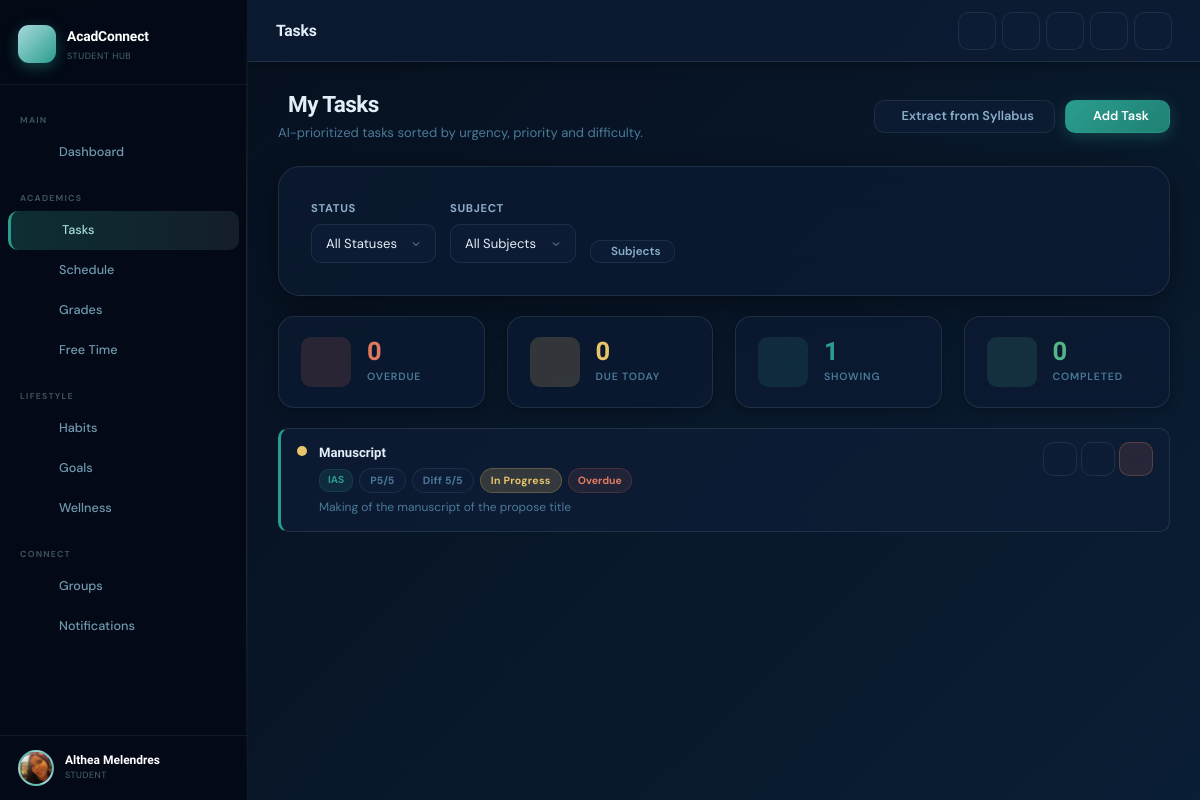
Screenshot of /tasks/ (signed in) with the database file from the repository.
### apps/accounts/models.py (models this page shows, shortened)
class User(AbstractUser):
    ROLE_CHOICES = [
        ('student', 'Student'),
        ('professor', 'Professor'),
        ('admin', 'Admin'),
    ]
    role = models.CharField(max_length=20, choices=ROLE_CHOICES, default='student')
    profile_photo = models.ImageField(upload_to='profiles/', blank=True, null=True)
    bio = models.TextField(blank=True)
    semester = models.CharField(max_length=20, blank=True)
    gpa_threshold = models.FloatField(default=2.0, help_text="Alert if GPA falls below this value")
    stress_level = models.IntegerField(default=5, help_text="1-10 scale")
    dark_mode = models.BooleanField(default=False)
    is_email_verified = models.BooleanField(default=False)
    email = models.EmailField(unique=True, blank=False)
    @property
    def full_name(self):
        return f"{self.first_name} {self.last_name}".strip() or self.username

### apps/tasks/models.py (models this page shows, shortened)
class Task(models.Model):
    PRIORITY_CHOICES = [(i, str(i)) for i in range(1, 6)]
    DIFFICULTY_CHOICES = [(i, str(i)) for i in range(1, 6)]
    STATUS_CHOICES = [
        ('pending', 'Pending'),
        ('in_progress', 'In Progress'),
        ('completed', 'Completed'),
        ('overdue', 'Overdue'),
    ]
    user = models.ForeignKey(settings.AUTH_USER_MODEL, on_delete=models.CASCADE, related_name='tasks')
    subject = models.ForeignKey(Subject, on_delete=models.SET_NULL, null=True, blank=True, related_name='tasks')
    title = models.CharField(max_length=200)
    description = models.TextField(blank=True)
    deadline = models.DateTimeField()
    priority = models.IntegerField(choices=PRIORITY_CHOICES, default=3)
    difficulty = models.IntegerField(choices=DIFFICULTY_CHOICES, default=3)
    status = models.CharField(max_length=20, choices=STATUS_CHOICES, default='pending')
    file_attachment = models.FileField(upload_to='task_files/', blank=True, null=True)
    notes = models.TextField(blank=True, help_text="Extracted syllabus notes or additional notes")
    created_at = models.DateTimeField(auto_now_add=True)
    updated_at = models.DateTimeField(auto_now=True)
    class Meta:
        ordering = ['deadline', '-priority']
    @property
    def urgency_score(self):
        now = timezone.now()
        delta = self.deadline - now
        hours_left = delta.total_seconds() / 3600
        if hours_left <= 0:
            return 10
        elif hours_left <= 24:
            return 9
        elif hours_left <= 48:
            return 7
        elif hours_left <= 72:
            return 5
        elif hours_left <= 168:
            return 3
        return 1
    @property
    def time_remaining_display(self):
        now = timezone.now()
        delta = self.deadline - now
        if delta.total_seconds() <= 0:
            return "Overdue"

class Subject(models.Model):
    user = models.ForeignKey(settings.AUTH_USER_MODEL, on_delete=models.CASCADE, related_name='subjects')
    name = models.CharField(max_length=100)
    color = models.CharField(max_length=7, default='#4A90D9')

### apps/tasks/views.py (the view)
# urls.py: path('', views.task_list, name='list'),
@login_required
def task_list(request):
    tasks = Task.objects.filter(user=request.user).select_related('subject')
    status_filter = request.GET.get('status', '')
    subject_filter = request.GET.get('subject', '')
    if status_filter:
        tasks = tasks.filter(status=status_filter)
    if subject_filter:
        tasks = tasks.filter(subject__id=subject_filter)
    now = timezone.now()
    Task.objects.filter(user=request.user, deadline__lt=now, status='pending').update(status='overdue')
    subjects = Subject.objects.filter(user=request.user)
    context = {
        'tasks': tasks,
        'subjects': subjects,
        'status_filter': status_filter,
        'subject_filter': subject_filter,
    }
    return render(request, 'tasks/task_list.html', context)

### templates/tasks/task_list.html (shortened to what this page needs)
{% extends 'base.html' %}
{% block page_title %}Tasks{% endblock %}
{% block content %}
<div class="flex-between mb-22">
  <div>
    <h2 class="page-title"> My Tasks</h2>
    <p class="page-subtitle">AI-prioritized tasks sorted by urgency, priority and difficulty.</p>
  </div>
  <div class="flex gap-10">
    <a href="{% url 'tasks:extract' %}" class="btn btn-secondary" id="extract-btn">
       Extract from Syllabus
    </a>
    <a href="{% url 'tasks:create' %}" class="btn btn-primary" id="add-task-btn">
       Add Task
    </a>
  </div>
</div>
<div class="card form-glass mb-20">
  <form method="get" class="flex gap-14 flex-wrap" style="align-items:flex-end;">
    <div class="form-group mb-0">
      <label class="form-label">Status</label>
      <select name="status" class="form-control" onchange="this.form.submit()">
        <option value="">All Statuses</option>
      </select>
    </div>
    <div class="form-group mb-0">
      <label class="form-label">Subject</label>
      <select name="subject" class="form-control" onchange="this.form.submit()">
        <option value="">All Subjects</option>
      </select>
    </div>
    <a href="{% url 'tasks:subjects' %}" class="btn btn-secondary btn-sm" style="margin-bottom:0;">
       Subjects
    </a>
  </form>
</div>
<div class="grid grid-4 mb-20">
  <div class="stat-card">
    <div class="stat-icon bg-coral-soft"></div>
    <div>
      <div class="stat-value text-coral">{{ overdue_count|default:"0" }}</div>
      <div class="stat-label">Overdue</div>
    </div>
  </div>
  <div class="stat-card">
    <div class="stat-icon bg-gold-soft"></div>
    <div>
      <div class="stat-value text-gold">{{ due_today|default:"0" }}</div>
      <div class="stat-label">Due Today</div>
    </div>
  </div>
  <div class="stat-card">
    <div class="stat-icon bg-teal-soft"></div>
    <div>
      <div class="stat-value text-teal">{{ tasks|length }}</div>
      <div class="stat-label">Showing</div>
    </div>
  </div>
  <div class="stat-card">
    <div class="stat-icon bg-green-soft"></div>
    <div>
      <div class="stat-value text-green">{{ completed_count|default:"0" }}</div>
      <div class="stat-label">Completed</div>
    </div>
  </div>
</div>
{% if tasks %}
{% for task in tasks %}
<div class="task-card">
  <div class="task-dot" data-status="{{ task.status }}">
  </div>
  <div class="task-info">
    <div class="task-title">{{ task.title }}</div>
    <div class="task-meta">
      {% if task.subject %}<span class="subject-tag">{{ task.subject.name }}</span>{% endif %}
      <span class="badge badge-gray">P{{ task.priority }}/5</span>
      <span class="badge badge-gray">Diff {{ task.difficulty }}/5</span>
      <span
        class="badge {% if task.status == 'completed' %}badge-green{% elif task.status == 'overdue' %}badge-coral{% elif task.status == 'in_progress' %}badge-gold{% else %}badge-teal{% endif %}">
        {{ task.get_status_display }}
      </span>
      <span class="task-countdown {% if task.urgency_score >= 7 %}urgent{% endif %}"
        data-deadline="{{ task.deadline|date:'c' }}">{{ task.time_remaining_display }}</span>
    </div>
    {% if task.description %}
    <div style="font-size:0.8rem;color:var(--text-muted);margin-top:5px;">{{ task.description|truncatechars:90 }}</div>
    {% endif %}
  </div>
  <div class="task-actions">
    {% if task.status != 'completed' %}
    <a href="{% url 'tasks:complete' task.pk %}" class="btn btn-sm btn-secondary btn-icon" title="Complete">
    </a>
    {% endif %}
    <a href="{% url 'tasks:edit' task.pk %}" class="btn btn-sm btn-secondary btn-icon" title="Edit">
    </a>
    <form method="post" action="{% url 'tasks:delete' task.pk %}" style="display:inline;">
      <button type="submit" class="btn btn-sm btn-danger btn-icon" title="Delete"
        onclick="return confirm('Delete this task?')">
      </button>
    </form>
  </div>
</div>
{% endfor %}
{% endif %}
{% endblock %}

### templates/base.html (shortened to what this page needs)
{% load static %}
<!DOCTYPE html>
<html lang="en"
  data-theme="{% if request.user.is_authenticated and request.user.dark_mode %}dark{% else %}light{% endif %}">
<head>
  <link rel="stylesheet" href="{% static 'css/main.css' %}">
  <link rel="stylesheet" href="{% static 'css/features.css' %}">
  <link rel="stylesheet" href="https://cdn.jsdelivr.net/npm/@phosphor-icons/web@2.1.1/src/regular/style.css">
  <link href="https://cdn.jsdelivr.net/npm/fullcalendar@6.1.10/index.global.min.css" rel="stylesheet">
</head>
<body>
  {% if request.user.is_authenticated %}
  <div class="app-wrapper">
    <aside class="sidebar" id="app-sidebar">
      <div class="sidebar-header">
        <a href="{% url 'dashboard:home' %}" class="sidebar-brand">
          <div class="brand-icon"></div>
          <div>
            <span class="brand-name">AcadConnect</span>
            <span class="brand-sub">Student Hub</span>
          </div>
        </a>
      </div>
      <nav class="sidebar-nav">
        <div class="nav-section-label">Main</div>
        <a href="{% url 'dashboard:home' %}"
          class="nav-link {% if request.resolver_match.namespace == 'dashboard' %}active{% endif %}">
          <span>Dashboard</span>
        </a>
        <div class="nav-section-label">Academics</div>
        <a href="{% url 'tasks:list' %}"
          class="nav-link {% if request.resolver_match.namespace == 'tasks' %}active{% endif %}">
          <span>Tasks</span>
        </a>
        <a href="{% url 'schedule:calendar' %}"
          class="nav-link {% if request.resolver_match.namespace == 'schedule' and request.resolver_match.url_name != 'free_time' %}active{% endif %}">
          <span>Schedule</span>
        </a>
        <a href="{% url 'grades:dashboard' %}"
          class="nav-link {% if request.resolver_match.namespace == 'grades' %}active{% endif %}">
          <span>Grades</span>
        </a>
        <a href="{% url 'schedule:free_time' %}"
          class="nav-link {% if request.resolver_match.namespace == 'schedule' and request.resolver_match.url_name == 'free_time' %}active{% endif %}">
          <span>Free Time</span>
        </a>
        <div class="nav-section-label">Lifestyle</div>
        <a href="{% url 'habits:habits' %}"
          class="nav-link {% if request.resolver_match.namespace == 'habits' and request.resolver_match.url_name == 'habits' %}active{% endif %}">
          <span>Habits</span>
        </a>
        <a href="{% url 'habits:goals' %}"
          class="nav-link {% if request.resolver_match.namespace == 'habits' and request.resolver_match.url_name != 'habits' %}active{% endif %}">
          <span>Goals</span>
        </a>
        <a href="{% url 'wellness:hub' %}"
          class="nav-link {% if request.resolver_match.namespace == 'wellness' %}active{% endif %}">
          <span>Wellness</span>
        </a>
        <div class="nav-section-label">Connect</div>
        <a href="{% url 'collaboration:list' %}"
          class="nav-link {% if request.resolver_match.namespace == 'collaboration' %}active{% endif %}">
          <span>Groups</span>
        </a>
        <a href="{% url 'notifications:center' %}"
          class="nav-link {% if request.resolver_match.namespace == 'notifications' %}active{% endif %}">
          <span>Notifications</span>
        </a>
      </nav>
      <div class="sidebar-footer">
        <div class="user-mini">
          <div class="user-avt">
            {% if request.user.profile_photo %}
            <img src="{{ request.user.profile_photo.url }}" alt="{{ request.user.username }}">
            {% else %}
            {{ request.user.username|first|upper }}
            {% endif %}
          </div>
          <div>
            <div class="user-name">{{ request.user.full_name }}</div>
            <div class="user-role">{{ request.user.get_role_display }}</div>
          </div>
        </div>
      </div>
    </aside>
    <div class="main-content">
      <header class="topbar">
        <div class="topbar-left">
          <span class="topbar-title">{% block page_title %}Dashboard{% endblock %}</span>
        </div>
        <div class="topbar-actions">
          <a href="{% url 'tasks:create' %}" class="topbar-btn" title="Add Task">
          </a>
          <a href="{% url 'notifications:center' %}" class="topbar-btn" title="Notifications">
          </a>
          <button class="topbar-btn" id="theme-toggle-btn" title="Toggle theme" aria-label="Toggle dark/light mode">
          </button>
          <a href="{% url 'accounts:profile' %}" class="topbar-btn" title="Profile">
          </a>
          <a href="{% url 'accounts:logout' %}" class="topbar-btn" title="Logout">
          </a>
        </div>
      </header>
      <main class="page-content fade-in">
        {% block content %}{% endblock %}
      </main>
    </div>
  </div>
  {% else %}
  {% block auth_content %}{% endblock %}
  {% endif %}
</body>
</html>

### static/css/features.css (style rules this page uses)
:root { --lp-text: rgba(200,224,239,0.88); --lp-text-muted: rgba(200,224,239,0.55); --lp-text-faint: rgba(200,224,239,0.35); --lp-heading: #ffffff; --lp-eyebrow: #2A9D8F; --lp-border: rgba(168,218,220,0.18); --lp-border-hover: rgba(168,218,220,0.45); --lp-surface: rgba(255,255,255,0.04); --lp-surface-hover: rgba(168,218,220,0.08); --lp-card-bg: rgba(10,20,40,0.85); --lp-nav-scrolled: rgba(10,14,26,0.88); --lp-nav-border: rgba(168,218,220,0.12); --lp-mobile-bg: rgba(10,14,26,0.97); --lp-stats-bg: rgba(255,255,255,0.05); --lp-section-dark: rgba(0,0,0,0.25); --lp-section-alt: rgba(13,59,102,0.2); --lp-pill-bg: rgba(168,218,220,0.08); --lp-pill-hover: rgba(168,218,220,0.18); --lp-pill-icon: #A8DADC; --lp-pill-text: rgba(200,224,239,0.88); --lp-pill-hint: rgba(168,218,220,0.4); --lp-footer-bg: rgba(7,13,24,0.95); --lp-footer-text: rgba(200,224,239,0.5); --lp-footer-muted: rgba(200,224,239,0.3); --lp-footer-border: rgba(168,218,220,0.1); --lp-step-bg: rgba(255,255,255,0.04); --lp-step-hover: rgba(168,218,220,0.07); --lp-step-num: rgba(168,218,220,0.1); --lp-step-text: rgba(200,224,239,0.6); --lp-trust-bg: rgba(255,255,255,0.05); --lp-trust-hover: rgba(168,218,220,0.08); --lp-trust-text: rgba(200,224,239,0.6); --lp-vc-task-color: rgba(200,224,239,0.8); --lp-vc-bar-bg: rgba(168,218,220,0.1); --lp-ghost-border: rgba(168,218,220,0.3); --lp-ghost-color: rgba(200,224,239,0.85); --lp-ghost-hover: rgba(168,218,220,0.08); --lp-hamburger: rgba(200,224,239,0.8); }

### templates/tasks/task_list.html (style rules this page uses)
.mb-22 { margin-bottom: 22px; }
.gap-10 { gap: 10px; }
.gap-14 { gap: 14px; }
.task-dot[data-status="in_progress"] { background: var(--accent-gold); }

### rows the page displays
User: user.profile_photo (picture), user.full_name "Althea Melendres", user.role "STUDENT"
Task: title "Manuscript", subject.name "IAS", priority "5", difficulty "5", status "In Progress", description "Making of the manuscript of the propose title"

### other values shown
{{ overdue_count|default:"0" }} "0"
{{ due_today|default:"0" }} "0"
{{ tasks|length }} "1"
{{ completed_count|default:"0" }} "0"
